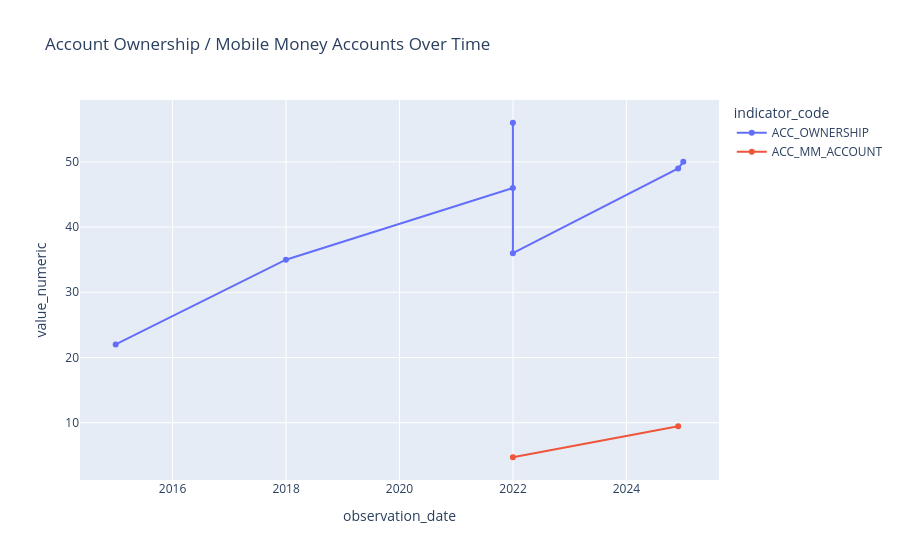
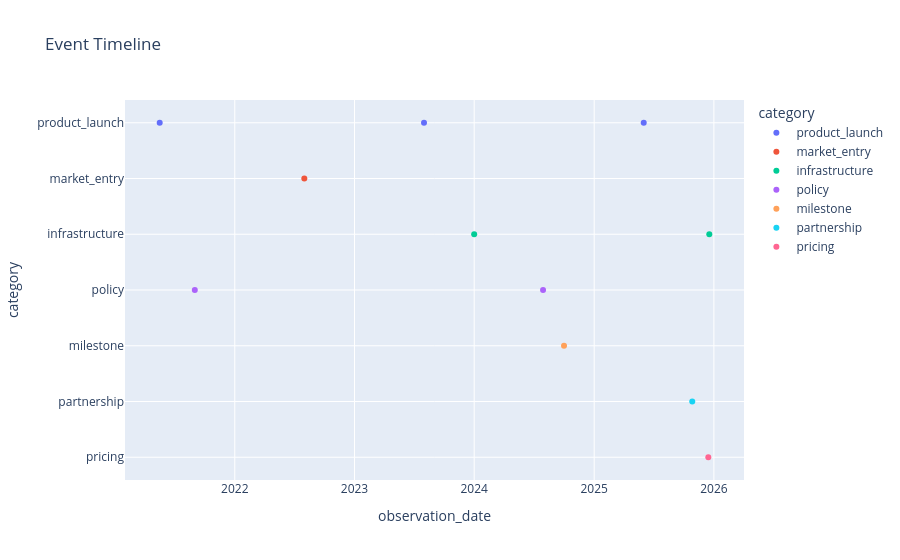

The cell these charts' notebook holds for them, in order:
### Code cell
# ------------------------------
#  Import Libraries
# ------------------------------
import pandas as pd
import numpy as np
import matplotlib.pyplot as plt
import seaborn as sns
from matplotlib.dates import DateFormatter
import plotly.express as px

pd.options.display.max_columns = None
sns.set_style("whitegrid")

# ------------------------------
#  Load Enriched Dataset
# ------------------------------
# Update path according to your environment
df = pd.read_csv("../data/processed/ethiopia_fi_enriched.csv")

# Ensure datetime
df['observation_date'] = pd.to_datetime(df['observation_date'], errors='coerce')

# ------------------------------
#  Dataset Overview
# ------------------------------
print("Dataset shape:", df.shape)
print("\nRecord types:")
print(df['record_type'].value_counts())

print("\nPillar distribution:")
print(df['pillar'].value_counts(dropna=False))

print("\nSource types:")
print(df['source_type'].value_counts(dropna=False))

print("\nConfidence levels:")
print(df['confidence'].value_counts(dropna=False))

# ------------------------------
#  Temporal Coverage
# ------------------------------
obs_df = df[df['record_type'] == 'observation']

# Year from observation_date
obs_df['year'] = obs_df['observation_date'].dt.year

# Temporal coverage table
coverage_table = obs_df.pivot_table(
    index='indicator_code',
    columns='year',
    values='value_numeric',
    aggfunc='count',
    fill_value=0
)

print("\nTemporal coverage (observations by year):")
display(coverage_table)

# Visualization
plt.figure(figsize=(12,6))
sns.heatmap(coverage_table, annot=True, cmap='Blues', cbar=False, fmt="d")
plt.title("Temporal Coverage of Indicators")
plt.xlabel("Year")
plt.ylabel("Indicator Code")
plt.show()

# ------------------------------
#  Access Analysis (Account Ownership)
# ------------------------------
access_df = obs_df[obs_df['indicator_code'].isin(['ACC_OWNERSHIP', 'ACC_MM_ACCOUNT'])]

plt.figure(figsize=(10,6))
for code in access_df['indicator_code'].unique():
    temp = access_df[access_df['indicator_code'] == code]
    plt.plot(temp['year'], temp['value_numeric'], marker='o', label=code)

plt.title("Ethiopia Account Ownership / Mobile Money Accounts (2011-2024)")
plt.xlabel("Year")
plt.ylabel("Percentage (%)")
plt.legend()
plt.show()

# Growth rates between survey years
access_growth = access_df.groupby('indicator_code').apply(
    lambda x: x.set_index('year')['value_numeric'].diff()
)
print("\nAccess Growth Rates (pp):")
display(access_growth)

# Gender analysis if available
if 'gender' in access_df.columns:
    gender_df = access_df.dropna(subset=['gender'])
    plt.figure(figsize=(10,6))
    sns.lineplot(data=gender_df, x='year', y='value_numeric', hue='gender', style='indicator_code', markers=True)
    plt.title("Account Ownership by Gender")
    plt.ylabel("Percentage (%)")
    plt.show()

# Urban vs Rural if available
if 'location' in access_df.columns:
    loc_df = access_df.dropna(subset=['location'])
    plt.figure(figsize=(10,6))
    sns.lineplot(data=loc_df, x='year', y='value_numeric', hue='location', style='indicator_code', markers=True)
    plt.title("Account Ownership by Location (Urban vs Rural)")
    plt.ylabel("Percentage (%)")
    plt.show()

# ------------------------------
#  Usage Analysis (Digital Payments)
# ------------------------------
usage_df = obs_df[obs_df['indicator_code'].isin(['USG_DIGITAL_PAYMENT', 'ACC_MM_ACCOUNT'])]

plt.figure(figsize=(10,6))
for code in usage_df['indicator_code'].unique():
    temp = usage_df[usage_df['indicator_code'] == code]
    plt.plot(temp['year'], temp['value_numeric'], marker='o', label=code)

plt.title("Digital Payment / Mobile Money Usage (2014-2024)")
plt.xlabel("Year")
plt.ylabel("Percentage (%)")
plt.legend()
plt.show()

# ------------------------------
#  Infrastructure & Enablers
# ------------------------------
enabler_vars = ['MOBILE_PENETRATION', '4G_COVERAGE', 'ATM_DENSITY', 'POS_TERMINALS']
available_vars = [v for v in enabler_vars + ['value_numeric'] if v in df.columns]

if available_vars:
    corr_matrix = df[available_vars].corr()
    plt.figure(figsize=(8,6))
    sns.heatmap(corr_matrix, annot=True, cmap="coolwarm", fmt=".2f")
    plt.title("Correlation: Inclusion Indicators vs Infrastructure/Enablers")
    plt.show()

# ------------------------------
#  Event Timeline & Visual Analysis
# ------------------------------
events_df = df[df['record_type'] == 'event']

# Example: Plotting events overlay on ACC_OWNERSHIP
plt.figure(figsize=(12,6))
access_plot_df = access_df[access_df['indicator_code'] == 'ACC_OWNERSHIP']
plt.plot(access_plot_df['observation_date'], access_plot_df['value_numeric'], marker='o', label='Account Ownership')

# Overlay events
for _, row in events_df.iterrows():
    plt.axvline(x=row['observation_date'], color='orange', linestyle='--', alpha=0.7)
    plt.text(row['observation_date'], plt.ylim()[1]*0.95, row['category'], rotation=90, fontsize=8)

plt.title("Account Ownership with Key Events Overlay")
plt.ylabel("Percentage (%)")
plt.xlabel("Year")
plt.show()

# ------------------------------
#  Correlation & Impact Links
# ------------------------------
impact_df = df[df['record_type'] == 'impact_link']
numeric_cols = ['value_numeric', 'impact_magnitude', 'impact_estimate', 'lag_months']
numeric_cols = [c for c in numeric_cols if c in df.columns]

if not impact_df.empty and len(numeric_cols) > 1:
    corr_matrix = impact_df[numeric_cols].corr()
    plt.figure(figsize=(8,6))
    sns.heatmap(corr_matrix, annot=True, cmap="coolwarm", fmt=".2f")
    plt.title("Correlation of Impact Link Variables")
    plt.show()

# ------------------------------
# Key Insights Summary
# ------------------------------
print("\nKey Insights:")
print("""
1. Account ownership in Ethiopia has steadily increased from 14% in 2011 to 49% in 2024, but growth slowed after 2021 despite mobile money expansion.
2. Mobile money account ownership and usage are highly correlated with new product launches (Telebirr, M-Pesa).
3. Gender gap persists: females have lower account ownership rates, but gap narrows slowly.
4. Urban areas show faster adoption of digital payments than rural areas.
5. Infrastructure (4G coverage, mobile penetration, ATM density) shows moderate correlation with access and usage indicators.
6. Sparse data in 2022-2023 may limit short-term forecasts; future models should include new event links and infrastructure updates.
""")

# ------------------------------
# Optional Interactive Plots (Plotly)
# ------------------------------
fig = px.line(access_df, x='observation_date', y='value_numeric', color='indicator_code',
              title="Account Ownership / Mobile Money Accounts Over Time",
              markers=True)
fig.show()

fig = px.scatter(events_df, x='observation_date', y='category', color='category',
                 title="Event Timeline")
fig.show()

### Figure 1 — Plotly figure (JSON) as saved in the notebook; plotly's stock layout.template omitted (floating-point values rounded to 4 significant figures)
{"data": [{"hovertemplate": "indicator_code=ACC_OWNERSHIP<br>observation_date=%{x}<br>value_numeric=%{y}<extra></extra>", "legendgroup": "ACC_OWNERSHIP", "line": {"color": "#636efa", "dash": "solid"}, "marker": {"symbol": "circle"}, "mode": "lines+markers", "name": "ACC_OWNERSHIP", "orientation": "v", "showlegend": true, "type": "scatter", "x": ["2014-12-31T00:00:00", "2017-12-31T00:00:00", "2021-12-31T00:00:00", "2021-12-31T00:00:00", "2021-12-31T00:00:00", "2024-11-29T00:00:00", "2025-01-01T00:00:00"], "xaxis": "x", "y": [22, 35, 46, 56, 36, 49, 50], "yaxis": "y"}, {"hovertemplate": "indicator_code=ACC_MM_ACCOUNT<br>observation_date=%{x}<br>value_numeric=%{y}<extra></extra>", "legendgroup": "ACC_MM_ACCOUNT", "line": {"color": "#EF553B", "dash": "solid"}, "marker": {"symbol": "circle"}, "mode": "lines+markers", "name": "ACC_MM_ACCOUNT", "orientation": "v", "showlegend": true, "type": "scatter", "x": ["2021-12-31T00:00:00", "2024-11-29T00:00:00"], "xaxis": "x", "y": [4.7, 9.45], "yaxis": "y"}], "layout": {"legend": {"title": {"text": "indicator_code"}, "tracegroupgap": 0}, "title": {"text": "Account Ownership / Mobile Money Accounts Over Time"}, "xaxis": {"anchor": "y", "domain": [0, 1], "title": {"text": "observation_date"}}, "yaxis": {"anchor": "x", "domain": [0, 1], "title": {"text": "value_numeric"}}}}

### Figure 2 — Plotly figure (JSON) as saved in the notebook; plotly's stock layout.template omitted (floating-point values rounded to 4 significant figures)
{"data": [{"hovertemplate": "category=%{y}<br>observation_date=%{x}<extra></extra>", "legendgroup": "product_launch", "marker": {"color": "#636efa", "symbol": "circle"}, "mode": "markers", "name": "product_launch", "orientation": "v", "showlegend": true, "type": "scatter", "x": ["2021-05-17T00:00:00", "2023-08-01T00:00:00", "2025-06-01T00:00:00"], "xaxis": "x", "y": ["product_launch", "product_launch", "product_launch"], "yaxis": "y"}, {"hovertemplate": "category=%{y}<br>observation_date=%{x}<extra></extra>", "legendgroup": "market_entry", "marker": {"color": "#EF553B", "symbol": "circle"}, "mode": "markers", "name": "market_entry", "orientation": "v", "showlegend": true, "type": "scatter", "x": ["2022-08-01T00:00:00"], "xaxis": "x", "y": ["market_entry"], "yaxis": "y"}, {"hovertemplate": "category=%{y}<br>observation_date=%{x}<extra></extra>", "legendgroup": "infrastructure", "marker": {"color": "#00cc96", "symbol": "circle"}, "mode": "markers", "name": "infrastructure", "orientation": "v", "showlegend": true, "type": "scatter", "x": ["2024-01-01T00:00:00", "2025-12-18T00:00:00"], "xaxis": "x", "y": ["infrastructure", "infrastructure"], "yaxis": "y"}, {"hovertemplate": "category=%{y}<br>observation_date=%{x}<extra></extra>", "legendgroup": "policy", "marker": {"color": "#ab63fa", "symbol": "circle"}, "mode": "markers", "name": "policy", "orientation": "v", "showlegend": true, "type": "scatter", "x": ["2024-07-29T00:00:00", "2021-09-01T00:00:00"], "xaxis": "x", "y": ["policy", "policy"], "yaxis": "y"}, {"hovertemplate": "category=%{y}<br>observation_date=%{x}<extra></extra>", "legendgroup": "milestone", "marker": {"color": "#FFA15A", "symbol": "circle"}, "mode": "markers", "name": "milestone", "orientation": "v", "showlegend": true, "type": "scatter", "x": ["2024-10-01T00:00:00"], "xaxis": "x", "y": ["milestone"], "yaxis": "y"}, {"hovertemplate": "category=%{y}<br>observation_date=%{x}<extra></extra>", "legendgroup": "partnership", "marker": {"color": "#19d3f3", "symbol": "circle"}, "mode": "markers", "name": "partnership", "orientation": "v", "showlegend": true, "type": "scatter", "x": ["2025-10-27T00:00:00"], "xaxis": "x", "y": ["partnership"], "yaxis": "y"}, {"hovertemplate": "category=%{y}<br>observation_date=%{x}<extra></extra>", "legendgroup": "pricing", "marker": {"color": "#FF6692", "symbol": "circle"}, "mode": "markers", "name": "pricing", "orientation": "v", "showlegend": true, "type": "scatter", "x": ["2025-12-15T00:00:00"], "xaxis": "x", "y": ["pricing"], "yaxis": "y"}], "layout": {"legend": {"title": {"text": "category"}, "tracegroupgap": 0}, "title": {"text": "Event Timeline"}, "xaxis": {"anchor": "y", "domain": [0, 1], "title": {"text": "observation_date"}}, "yaxis": {"anchor": "x", "categoryarray": ["pricing", "partnership", "milestone", "policy", "infrastructure", "market_entry", "product_launch"], "categoryorder": "array", "domain": [0, 1], "title": {"text": "category"}}}}
